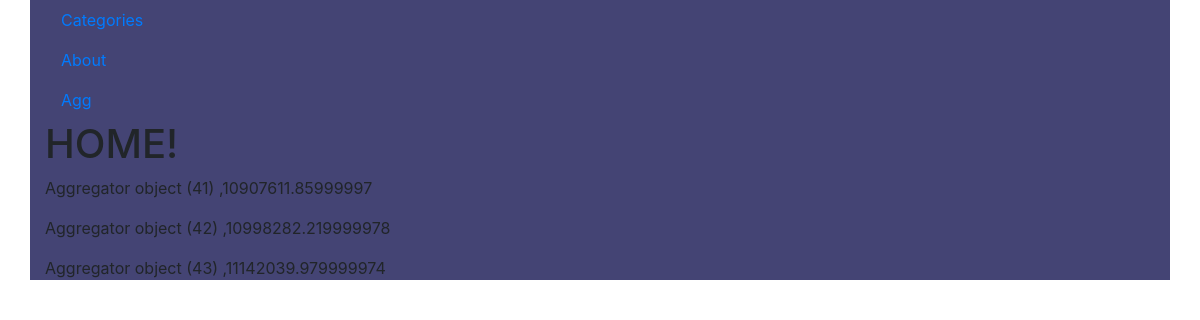
/, run on an earlier commit of the app's database.
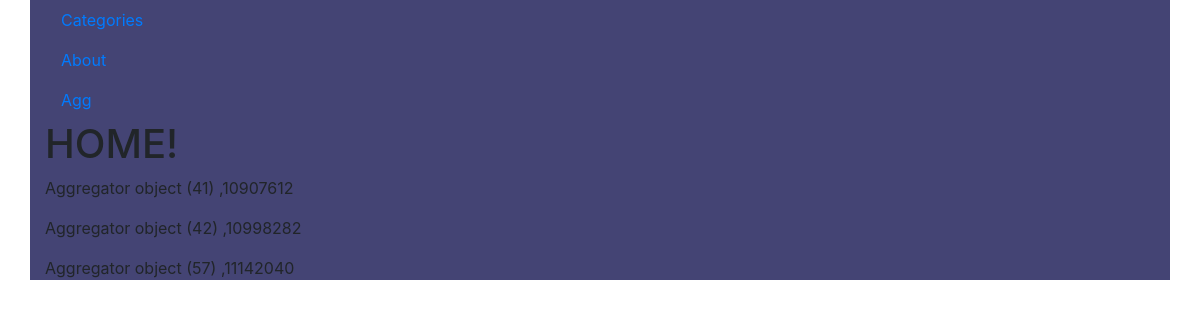
And on a later commit of the database.
### aggregator/models.py (models this page shows)
class Aggregator(models.Model):
    aggregation_date = models.DateTimeField(default=timezone.now)
    balance = models.TextField(default='0')
    delta = models.TextField(default='0')
    real_delta = models.TextField(default='0')
    delta_per = models.TextField(default='0')
    transactions_delta = models.TextField(default='0')
    transactions_delta_all = models.TextField(default='0')
    new_wallets = models.TextField(default='0')

### aggregator/views.py (the view)
# urls.py: path('', views.home, name='aggregator-home'),
def home(request): # must take request
    wallets = {
        'wallets' :  Aggregator.objects.all()
    }
    return render(request, 'aggregator/home.html', wallets)

### aggregator/templates/aggregator/home.html
{% extends 'aggregator/layout.html' %}
{% block content%}
  <a class="nav-item nav-link" href="{% url 'aggregator-cat_func' %}">Categories</a>
  <a class="nav-item nav-link" href="{% url 'aggregator-about' %}">About</a>
  <a class="nav-item nav-link" href="{% url 'aggregator-agg_func' %}">Agg</a>
  <h1>HOME!</h1>
  {% for w in wallets %}
    <p>{{ w }} ,{{w.balance}}</p>
  {% endfor %}
{% endblock %}

What changed in the data, as far as the page shows it:
removed Aggregator: id "Aggregator object (43)", balance "11142039.979999974"
changed Aggregator "Aggregator object (41)": balance "10907611.85999997" → "10907612"
changed Aggregator "Aggregator object (42)": balance "10998282.219999978" → "10998282"
added Aggregator: id "Aggregator object (57)", balance "11142040"
